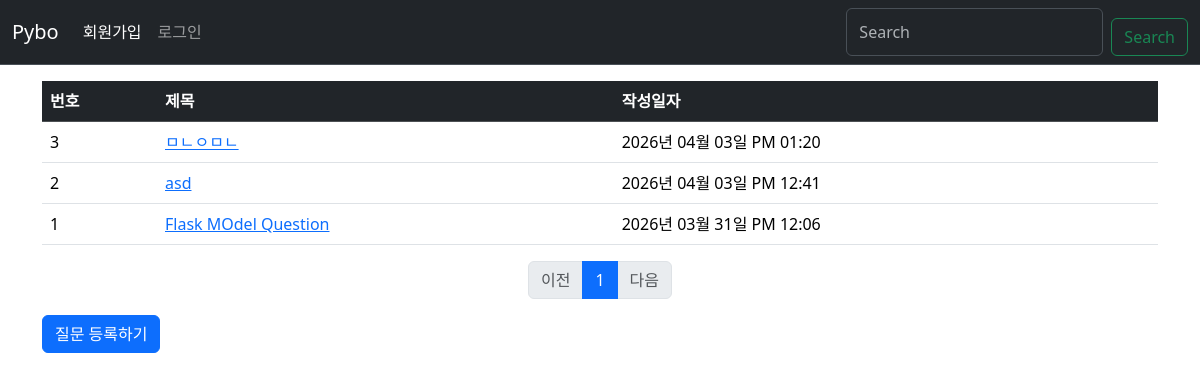
Page /question/list/ on the earlier database version.
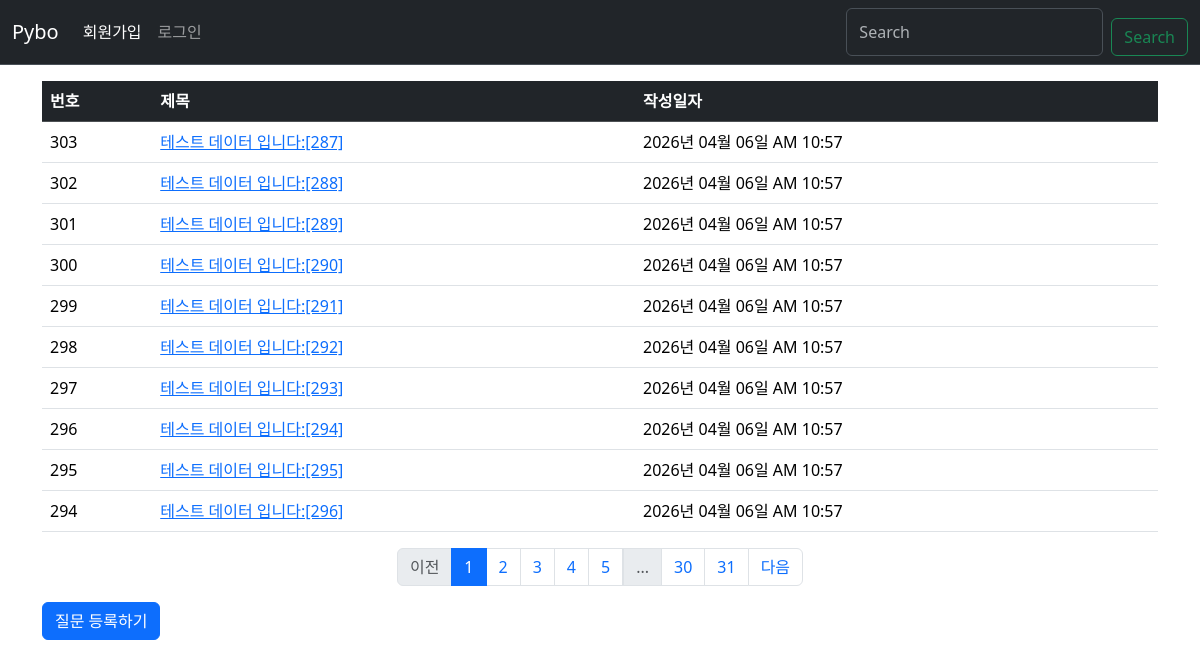
Same page on the later database version.
### pybo/models.py (models this page shows)
class Question(db.Model):
    id = db.Column(db.Integer, primary_key=True)
    subject = db.Column(db.String(200), nullable=False)
    content = db.Column(db.Text(), nullable=False)
    create_date = db.Column(db.DateTime(), nullable=False)

### pybo/views/question_views.py (the view)
@bp.route('/list/')
def _list():
    page = request.args.get('page', default=1, type=int) # 페이지 쿼리 스트링 값 가져오기
    question_list = Question.query.order_by(Question.create_date.desc())
    question_list = question_list.paginate(page=page, per_page=10) # 한 페이지에 보여야할 개수
    return render_template('question/question_list.html', question_list=question_list)

### pybo/filter.py (called while the page is built)
def format_datetime(value, fmt='%Y년 %m월 %d일 %p %I:%M'):
    return value.strftime(fmt)

### pybo/templates/question/question_list.html (shortened to what this page needs)
<!DOCTYPE html>
<html lang="en">
<head>
    <link rel="stylesheet" href="https://cdn.jsdelivr.net/npm/bootstrap@5.3.8/dist/css/bootstrap.min.css">
</head>
<body>
{% extends 'base.html' %}
{% block content %}
    <div class="container my-3">
    <table class="table table-hover">
        <thead>
            <tr class="table-dark">
                <th>번호</th>
                <th>제목</th>
                <th>작성일자</th>
            </tr>
        </thead>
        <tbody>
        {% if question_list %}
        {% for question in question_list.items %}
        <tr>
            <td>{{ question_list.total - ((question_list.page-1)*question_list.per_page) - loop.index0 }}</td>
            <td>
            <a href="{{ url_for('question.detail', question_id = question.id) }}">{{ question.subject }}</a>
            </td>
            <td>{{ question.create_date|datetime }}</td>
        </tr>
        {% endfor %}
        {% else %}
        <tr>
        <td colspan="3">질문이 없습니다.</td>
        </tr>
        {% endif %}
        </tbody>
    </table>
    <ul class="pagination justify-content-center">
        {% if question_list.has_prev %}
        <li class="page-item">
            <a href="?page={{ question_list.prev_num }}" class="page-link">이전</a>
        </li>
        {% else %}
        <li class="page-item disabled">
            <a class="page-link" tabindex="-1" aria-disabled="true" href="javascript:void(0)">이전</a>
        </li>
        {% endif %}
        {% for page_num in question_list.iter_pages() %}
        {% if page_num %}
        {% if page_num != question_list.page %}
        <li class="page-item">
            <a class="page-link" href="?page={{ page_num }}">{{ page_num }}</a>
        </li>
        {% else %}
        <li class="page-item active" aria-current="page">
            <a class="page-link" href="javascript:void(0)">{{ page_num }}</a>
        </li>
        {% endif %}
        {% else %}
        <li class="disabled">
            <a class="page-link" href="javascript:void(0)">...</a>
        </li>
        {% endif %}
        {% endfor %}
        {% if question_list.has_next %}
        <li class="page-item">
            <a class="page-link" href="?page={{ question_list.next_num }}">다음</a>
        </li>
        {% else %}
        <li class="page-item disabled">
            <a class="page-link" tabindex="-1" aria-disabled="true" href="javascript:void(0)">다음</a>
        </li>
        {% endif %}
    </ul>
    <a href="{{ url_for('question.create') }}" class="btn btn-primary">질문 등록하기</a>
</div>
{% endblock %}

### pybo/templates/base.html (shortened to what this page needs)
<!DOCTYPE html>
<html lang="en">
<head>
    <link rel="stylesheet" href="https://cdn.jsdelivr.net/npm/bootstrap@5.3.8/dist/css/bootstrap.min.css">
    <link rel="stylesheet" href="{{ url_for('static', filename='style.css') }}">
</head>
<body>
{% include 'navbar.html' %}
{% block content %}
{% endblock %}
</body>
</html>

### pybo/templates/navbar.html (shortened to what this page needs)
<nav class="navbar navbar-expand-lg bg-dark border-bottom border-body" data-bs-theme="dark">
<div class="container-fluid">
  <a class="navbar-brand" href="{{ url_for('main.index') }}">Pybo</a>
  <div class="collapse navbar-collapse" id="navbarTogglerDemo03">
    <ul class="navbar-nav me-auto mb-2 mb-lg-0">
      <li class="nav-item">
        <a class="nav-link active" aria-current="page" href="#">회원가입</a>
      </li>
      <li class="nav-item">
        <a class="nav-link" href="#">로그인</a>
      </li>
    </ul>
    <form class="d-flex" role="search">
      <input class="form-control me-2" type="search" placeholder="Search" aria-label="Search" />
      <button class="btn btn-outline-success" type="submit">Search</button>
    </form>
  </div>
</div>
</nav>

### pybo/static/style.css (style rules this page uses)
button[type=submit] { margin-top: 10px; }

Differences in the rows shown:
no longer on this page (row unchanged): Question: total "3", subject "ㅁㄴㅇㅁㄴ", create_date "2026년 04월 03일 PM 01:20"
no longer on this page (row unchanged): Question: total "2", subject "asd", create_date "2026년 04월 03일 PM 12:41"
no longer on this page (row unchanged): Question: total "1", subject "Flask MOdel Question", create_date "2026년 03월 31일 PM 12:06"
added Question: total "303", subject "테스트 데이터 입니다:[287]", create_date "2026년 04월 06일 AM 10:57"
added Question: total "302", subject "테스트 데이터 입니다:[288]", create_date "2026년 04월 06일 AM 10:57"
added Question: total "301", subject "테스트 데이터 입니다:[289]", create_date "2026년 04월 06일 AM 10:57"
added Question: total "300", subject "테스트 데이터 입니다:[290]", create_date "2026년 04월 06일 AM 10:57"
added Question: total "299", subject "테스트 데이터 입니다:[291]", create_date "2026년 04월 06일 AM 10:57"
added Question: total "298", subject "테스트 데이터 입니다:[292]", create_date "2026년 04월 06일 AM 10:57"
added Question: total "297", subject "테스트 데이터 입니다:[293]", create_date "2026년 04월 06일 AM 10:57"
added Question: total "296", subject "테스트 데이터 입니다:[294]", create_date "2026년 04월 06일 AM 10:57"
added Question: total "295", subject "테스트 데이터 입니다:[295]", create_date "2026년 04월 06일 AM 10:57"
added Question: total "294", subject "테스트 데이터 입니다:[296]", create_date "2026년 04월 06일 AM 10:57"
Other differences:
new list line: "2"
new list line: "3"
new list line: "4"
new list line: "5"
new list line: "30"
new list line: "31"
